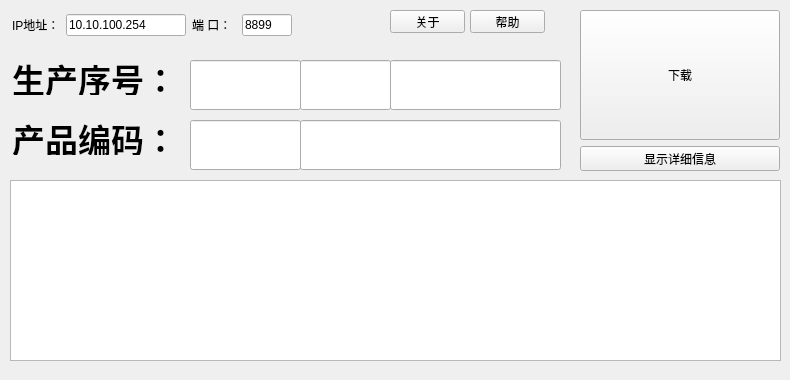
<?xml version="1.0" encoding="UTF-8"?>
<ui version="4.0">
 <class>Widget</class>
 <widget class="QWidget" name="Widget">
  <property name="geometry">
   <rect>
    <x>0</x>
    <y>0</y>
    <width>790</width>
    <height>380</height>
   </rect>
  </property>
  <property name="windowTitle">
   <string>Widget</string>
  </property>
  <widget class="QTextBrowser" name="textBrowser_DetailInfo">
   <property name="geometry">
    <rect>
     <x>10</x>
     <y>180</y>
     <width>771</width>
     <height>181</height>
    </rect>
   </property>
  </widget>
  <widget class="QWidget" name="layoutWidget">
   <property name="geometry">
    <rect>
     <x>580</x>
     <y>10</y>
     <width>202</width>
     <height>163</height>
    </rect>
   </property>
   <layout class="QVBoxLayout" name="verticalLayout">
    <item>
     <widget class="QPushButton" name="btn_Download">
      <property name="sizePolicy">
       <sizepolicy hsizetype="Minimum" vsizetype="Fixed">
        <horstretch>0</horstretch>
        <verstretch>0</verstretch>
       </sizepolicy>
      </property>
      <property name="minimumSize">
       <size>
        <width>200</width>
        <height>130</height>
       </size>
      </property>
      <property name="maximumSize">
       <size>
        <width>200</width>
        <height>130</height>
       </size>
      </property>
      <property name="text">
       <string>下载</string>
      </property>
     </widget>
    </item>
    <item>
     <widget class="QPushButton" name="btn_showDetailInfo">
      <property name="minimumSize">
       <size>
        <width>200</width>
        <height>25</height>
       </size>
      </property>
      <property name="maximumSize">
       <size>
        <width>200</width>
        <height>25</height>
       </size>
      </property>
      <property name="text">
       <string>显示详细信息</string>
      </property>
     </widget>
    </item>
   </layout>
  </widget>
  <widget class="QLineEdit" name="lineEdit_ProductCode">
   <property name="geometry">
    <rect>
     <x>300</x>
     <y>120</y>
     <width>261</width>
     <height>50</height>
    </rect>
   </property>
   <property name="sizePolicy">
    <sizepolicy hsizetype="Expanding" vsizetype="Fixed">
     <horstretch>0</horstretch>
     <verstretch>0</verstretch>
    </sizepolicy>
   </property>
   <property name="minimumSize">
    <size>
     <width>100</width>
     <height>50</height>
    </size>
   </property>
   <property name="maximumSize">
    <size>
     <width>380</width>
     <height>16777215</height>
    </size>
   </property>
   <property name="font">
    <font>
     <pointsize>20</pointsize>
    </font>
   </property>
   <property name="layoutDirection">
    <enum>Qt::RightToLeft</enum>
   </property>
   <property name="text">
    <string/>
   </property>
  </widget>
  <widget class="QLabel" name="label_4">
   <property name="geometry">
    <rect>
     <x>12</x>
     <y>122</y>
     <width>170</width>
     <height>33</height>
    </rect>
   </property>
   <property name="sizePolicy">
    <sizepolicy hsizetype="Expanding" vsizetype="Preferred">
     <horstretch>0</horstretch>
     <verstretch>0</verstretch>
    </sizepolicy>
   </property>
   <property name="font">
    <font>
     <pointsize>25</pointsize>
     <weight>75</weight>
     <bold>true</bold>
    </font>
   </property>
   <property name="text">
    <string>产品编码：</string>
   </property>
  </widget>
  <widget class="QLineEdit" name="lineEdit_ProductCode_Pre">
   <property name="geometry">
    <rect>
     <x>190</x>
     <y>120</y>
     <width>111</width>
     <height>50</height>
    </rect>
   </property>
   <property name="sizePolicy">
    <sizepolicy hsizetype="Expanding" vsizetype="Fixed">
     <horstretch>0</horstretch>
     <verstretch>0</verstretch>
    </sizepolicy>
   </property>
   <property name="minimumSize">
    <size>
     <width>100</width>
     <height>50</height>
    </size>
   </property>
   <property name="maximumSize">
    <size>
     <width>380</width>
     <height>16777215</height>
    </size>
   </property>
   <property name="font">
    <font>
     <pointsize>20</pointsize>
    </font>
   </property>
   <property name="layoutDirection">
    <enum>Qt::RightToLeft</enum>
   </property>
   <property name="text">
    <string/>
   </property>
  </widget>
  <widget class="QLineEdit" name="lineEdit_ProductSerialNum_Pre">
   <property name="geometry">
    <rect>
     <x>190</x>
     <y>60</y>
     <width>111</width>
     <height>50</height>
    </rect>
   </property>
   <property name="sizePolicy">
    <sizepolicy hsizetype="Expanding" vsizetype="Fixed">
     <horstretch>0</horstretch>
     <verstretch>0</verstretch>
    </sizepolicy>
   </property>
   <property name="minimumSize">
    <size>
     <width>100</width>
     <height>50</height>
    </size>
   </property>
   <property name="maximumSize">
    <size>
     <width>380</width>
     <height>16777215</height>
    </size>
   </property>
   <property name="font">
    <font>
     <pointsize>20</pointsize>
    </font>
   </property>
   <property name="layoutDirection">
    <enum>Qt::RightToLeft</enum>
   </property>
   <property name="text">
    <string/>
   </property>
  </widget>
  <widget class="QLineEdit" name="lineEdit_ProductSerialNum_Date">
   <property name="geometry">
    <rect>
     <x>300</x>
     <y>60</y>
     <width>91</width>
     <height>50</height>
    </rect>
   </property>
   <property name="sizePolicy">
    <sizepolicy hsizetype="Expanding" vsizetype="Fixed">
     <horstretch>0</horstretch>
     <verstretch>0</verstretch>
    </sizepolicy>
   </property>
   <property name="minimumSize">
    <size>
     <width>80</width>
     <height>50</height>
    </size>
   </property>
   <property name="maximumSize">
    <size>
     <width>380</width>
     <height>16777215</height>
    </size>
   </property>
   <property name="font">
    <font>
     <pointsize>20</pointsize>
    </font>
   </property>
   <property name="layoutDirection">
    <enum>Qt::RightToLeft</enum>
   </property>
   <property name="text">
    <string/>
   </property>
  </widget>
  <widget class="QLineEdit" name="lineEdit_ProductSerialNum">
   <property name="geometry">
    <rect>
     <x>390</x>
     <y>60</y>
     <width>171</width>
     <height>50</height>
    </rect>
   </property>
   <property name="sizePolicy">
    <sizepolicy hsizetype="Expanding" vsizetype="Fixed">
     <horstretch>0</horstretch>
     <verstretch>0</verstretch>
    </sizepolicy>
   </property>
   <property name="minimumSize">
    <size>
     <width>170</width>
     <height>50</height>
    </size>
   </property>
   <property name="maximumSize">
    <size>
     <width>380</width>
     <height>16777215</height>
    </size>
   </property>
   <property name="font">
    <font>
     <pointsize>20</pointsize>
    </font>
   </property>
   <property name="layoutDirection">
    <enum>Qt::RightToLeft</enum>
   </property>
   <property name="text">
    <string/>
   </property>
  </widget>
  <widget class="QLabel" name="label_3">
   <property name="geometry">
    <rect>
     <x>12</x>
     <y>62</y>
     <width>170</width>
     <height>33</height>
    </rect>
   </property>
   <property name="sizePolicy">
    <sizepolicy hsizetype="Expanding" vsizetype="Preferred">
     <horstretch>0</horstretch>
     <verstretch>0</verstretch>
    </sizepolicy>
   </property>
   <property name="font">
    <font>
     <pointsize>25</pointsize>
     <weight>75</weight>
     <bold>true</bold>
    </font>
   </property>
   <property name="text">
    <string>生产序号：</string>
   </property>
  </widget>
  <widget class="QPushButton" name="pushButton">
   <property name="geometry">
    <rect>
     <x>470</x>
     <y>10</y>
     <width>75</width>
     <height>23</height>
    </rect>
   </property>
   <property name="text">
    <string>帮助</string>
   </property>
  </widget>
  <widget class="QPushButton" name="pushButton_2">
   <property name="geometry">
    <rect>
     <x>390</x>
     <y>10</y>
     <width>75</width>
     <height>23</height>
    </rect>
   </property>
   <property name="text">
    <string>关于</string>
   </property>
  </widget>
  <widget class="QWidget" name="">
   <property name="geometry">
    <rect>
     <x>12</x>
     <y>14</y>
     <width>280</width>
     <height>22</height>
    </rect>
   </property>
   <layout class="QHBoxLayout" name="horizontalLayout">
    <item>
     <widget class="QLabel" name="label">
      <property name="text">
       <string>IP地址：</string>
      </property>
     </widget>
    </item>
    <item>
     <widget class="QLineEdit" name="lineEdit_TcpClientTargetIP">
      <property name="minimumSize">
       <size>
        <width>120</width>
        <height>0</height>
       </size>
      </property>
      <property name="maximumSize">
       <size>
        <width>120</width>
        <height>16777215</height>
       </size>
      </property>
      <property name="text">
       <string>10.10.100.254</string>
      </property>
     </widget>
    </item>
    <item>
     <widget class="QLabel" name="label_2">
      <property name="text">
       <string>端 口：</string>
      </property>
     </widget>
    </item>
    <item>
     <widget class="QLineEdit" name="lineEdit_TcpClientTargetPort">
      <property name="minimumSize">
       <size>
        <width>50</width>
        <height>0</height>
       </size>
      </property>
      <property name="maximumSize">
       <size>
        <width>50</width>
        <height>16777215</height>
       </size>
      </property>
      <property name="text">
       <string>8899</string>
      </property>
     </widget>
    </item>
   </layout>
  </widget>
 </widget>
 <resources/>
 <connections/>
</ui>
